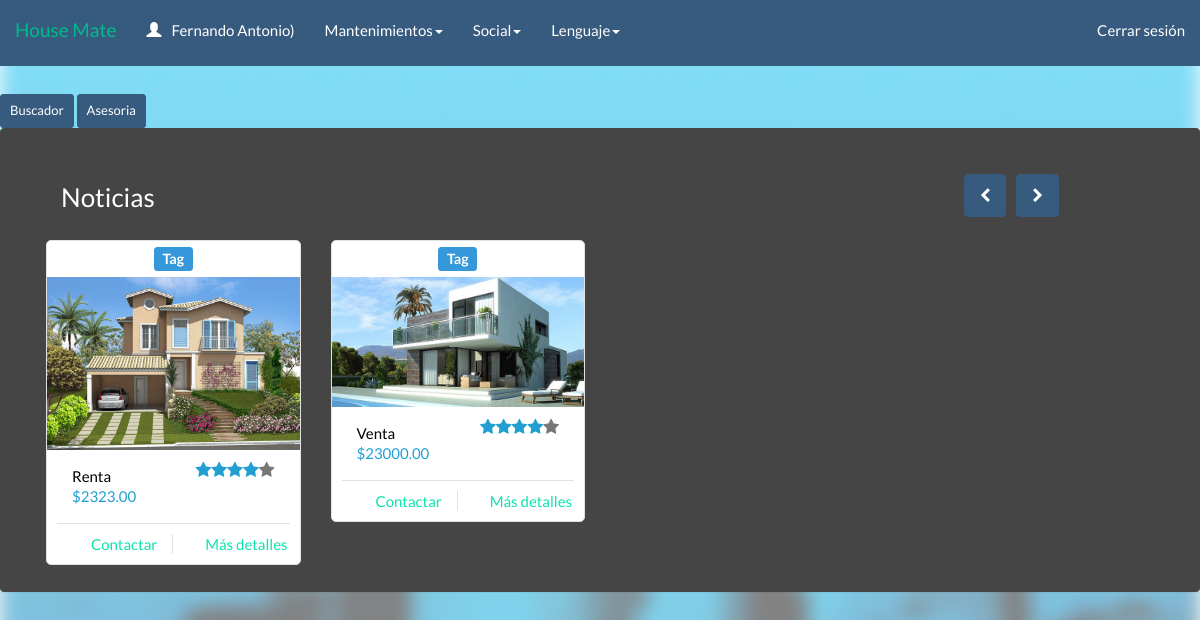
Page /HouseMate2_2/adminhomepage.php (signed in) on the committed database.
### tables this page shows
CREATE TABLE IF NOT EXISTS `inmueble` (
  `IdInmueble` varchar(5) NOT NULL,
  `Dueno` varchar(5) DEFAULT NULL,
  `Direccion` varchar(140) NOT NULL,
  `Descripcion` varchar(140) NOT NULL,
  `VentaRenta` int(1) NOT NULL,
  `Tipopropiedad` int(1) NOT NULL,
  `Precio` varchar(20) NOT NULL,
  `Imagen` varchar(100) NOT NULL,
  `DescDire` text
);

### HouseMate2_2/Call/Lenguaje/Idiomas/langes.php (called while the page is built, shortened)
<?php
$lang = array();
$lang['Need'] = "No tengo cuenta";
$lang['Page_title'] = 'House Mate';
$lang['Cuenta'] = 'Registrarse';
$lang['Acerca'] = 'Acerca de';
$lang['Mision'] = 'Misi&oacute;n';
$lang['Mision1'] = 'Ofrecer a nuestros visitantes y usuarios afiliados un medio de interacción entre vendedores y compradores facilitando la venta y/o renta de inmuebles brindando calidad en los inmuebles, veracidad de información  y seguridad en las transacciones.';
$lang['Vision'] = 'Visi&oacute;n';
$lang['Vision1'] = 'Trascender en el mercado salvadoreño cambiando la forma en que realizamos las transacciones en línea, mediante una plataforma dedicada exclusivamente en la venta y/o renta de inmuebles de cualquier tipo  y a su promoción entre los usuarios de la plataforma y con los visitantes de esta.';
$lang['QueEs'] = '¿Qué es House Mate?';
$lang['QueEs1'] = 'House Mate es una plataforma web que permite la difusión y promoción de inmuebles para su venta y renta entre los usuarios que interactúan dentro de la aplicación web. Para ello los visitantes tienen la opción de registrarse gratuitamente a la plataforma para gozar de nuestros servicios.';
$lang['edit'] = "Editar";
$lang['Institucion'] = 'Mas sobre la institucion';
$lang['Contactenos'] = 'Cont&aacute;ctenos';
$lang['Novedades'] = 'Novedades';
$lang['Iniciar-Sesion'] = 'Iniciar Sesi&oacute;n';
$lang['Correo'] = 'Correo';
$lang['Contra'] = 'Contrase&ntilde;a';
$lang['Crear-Cuenta'] = 'Crear Cuenta';
$lang['Nombre'] = 'Nombre';
$lang['Apellido'] = 'Apellido';
$lang['Fecha-Nac'] = 'Fecha de Nacimiento';
$lang['Confirmar'] = 'Confirmar contraseña';
$lang['Inicio'] = 'Inicio';
$lang['Perfil'] = 'Perfil';
$lang['Mantenimiento'] = 'Mantenimientos';
$lang['Clientes'] = 'Clientes';
$lang['Inmuebles'] = 'Inmuebles';
$lang['Empresa'] = "Empresa";
$lang['EmpresaN'] = "Nueva empresa";
$lang['EmpresaS'] = "Solicitudes de la empresa";
$lang['Social'] = "Social";
$lang['Idioma'] = 'Lenguaje';
$lang['Cerrar-Sesion'] = 'Cerrar Sesi&oacute;n';
$lang['contra'] = "Contraseña";
$lang['Mostrar'] = "Mostrar";
$lang['Crear-Usuario'] = 'Crear usuario';
$lang['Ver-Usuario'] = 'Ver usuarios';
$lang['Modificar-Usuario'] = 'Modificar usuario';
$lang['Eliminar-Usuario'] = 'Eliminar usuario';
$lang['Codigo'] = 'Código';
$lang['Modificar'] = 'Modificar';
$lang['Eliminar'] = 'Eliminar';
$lang['Contra-reset'] = "Reiniciar contraseña";
$lang['Crear-Inmuebles'] = 'Crear Inmuebles';
$lang['Ver-Inmuebles'] = 'Mostrar Inmuebles';
$lang['Modificar-Inmuebles'] = 'Modificar Inmuebles';
$lang['Eliminar-Inmuebles'] = 'Eliminar Inmuebles';
$lang['Eliminares'] = "Eliminar";
$lang['oldp'] = "Contraseña actual";
$lang['newp'] = "Nueva contraseña";
$lang['Offer'] = "Ofertar";
$lang['miembros'] = "Miembros";
$lang['Existe'] = "Usuario erróneo o contraseña incorrecta";
$lang['Usuario'] = "Usuario";
$lang['Usuarios'] = "Usuarios";
$lang['Usuarioname'] = "Nombre de usuario";
$lang['Tipous'] = 'Tipo de usuario';
$lang['Admin'] = "Administrador";
$lang['Cliente'] = 'Cliente';
?>

### HouseMate2_2/Call/housein.php (the view, shortened to what this page needs)
<?php
$quero = "SELECT * FROM inmueble ORDER BY IdInmueble DESC LIMIT 8";
$cs = mysql_query($quero);
$count = 0;
while($row=mysql_fetch_array($cs))
{
	switch($count)
	{
		case 0:
			echo "<div class='item active'><div class='row'>";
		break;
	}
	$var = "";
switch($row['VentaRenta'])
{
	case 1:
	$var = $lang['Renta'];
	break;
	case 2:
	$var = $lang['Venta'];
	break;
}
echo "<div class='col-sm-3'>
		<div class='col-item'>
			<h4 class='text-center'><span class='label label-info'>Tag</span></h4>
				<div class='photo'>
					<img src='".$row['Imagen']."' class='limitante img-responsive' alt='a' />
				</div>
				<div class='info'>
					<div class='row'>
						<div class='price col-md-6'>
							<h5>
								$var</h5>
							<h5 class='price-text-color'>
								$".$row['Precio'].".00</h5>
						</div>
						<div class='rating hidden-sm col-md-6'>
							<i class='price-text-color fa fa-star'></i><i class='price-text-color fa fa-star'>
							</i><i class='price-text-color fa fa-star'></i><i class='price-text-color fa fa-star'>
							</i><i class='fa fa-star'></i>
						</div>
					</div>
					<div class='separator clear-left'>
						<p class='btn-add'>
							<i class='fa fa-shopping-cart'></i><a href='dueno.php?IdUsuario=".$row['Dueno']."' class='hidden-sm'>".$lang['Ca1']."</a></p>
						<p class='btn-details'>
							<i class='fa fa-list'></i><a href='inmueble.php?IdInmueble=".$row['IdInmueble']."&tip=".$_SESSION['tip']."' class='hidden-sm'>".$lang['Ca2']."</a></p>
					</div>
					<div class='clearfix'>
					</div>
				</div>
			</div>
		</div>";
		$count++;
}
?>

### HouseMate2_2/adminhomepage.php (shortened to what this page needs)
<?php
require ("Call/Lenguaje/lenguaje.php");
?>
<head>
   <link href='css/bootstrap.min.css' rel='stylesheet'/>
	<link href='css/appeal.css' rel='stylesheet'/>
    <link href='css/bootstrap.min.css' rel='stylesheet'/>
	<link href='css/intro.css' rel='stylesheet'/>
    <link href='css/estilo.css' rel='stylesheet'/>
	<link href="css/bootstrap-table.css" rel="stylesheet">
</head>
<body id="intro">
<?php
    include("Header/barranav2.php");
?>
<a class="btn btn-sm btn-primary" href="quick.php"><?php echo $lang['quick'] ?></a>
<a class="btn btn-sm btn-primary" href="quick.php">Asesoria</a>
<div class="panel panel-default">
    <div class="panel-heading">
        <div class="panel-body">
                <div class="row">
				<div class="col-md-8">
				 <ol class="breadcrumb bread-primary breadnomargin">
				<li><a><h3><?php echo $lang['noticias'] ?><h3></a></li>
				</ol>
                   </div>
                    <div class="col-md-3">
                        <div class="controls pull-right hidden-xs">
                            <a class="left fa fa-chevron-left btn btn-primary" href="#carousel-example"
                                data-slide="prev"></a><a class="right fa fa-chevron-right btn btn-primary" href="#carousel-example"
                                    data-slide="next"></a>
                        </div>
                    </div>
                </div>
                <div id="carousel-example" class="carousel slide hidden-xs" data-ride="carousel">
                    <div class="carousel-inner">
                    <?php
                    include ('Call/housein.php');
                    ?>
                    </div>
                </div>
        </div>
    </div>
</div>
</div>
</body>

### HouseMate2_2/Header/barranav2.php (shortened to what this page needs)
<link href='css/intro.css' rel='stylesheet'/>
<form method="post" class="comewithme" >
<nav class="navbar navbar-default navbar-fixed-top">
  <div class="container-fluid">
    <div class="navbar-header">
      <a class="navbar-brand" href="adminHomepage.php">House Mate</a>
    </div>
    <?php
require ("Call/Lenguaje/lenguaje.php");
          ?>
    <div class="collapse navbar-collapse" id="bs-example-navbar-collapse-1">
      <ul class="nav navbar-nav">
        <li><a href="perfil_admin.php"><span class='glyphicon glyphicon-user'></span><?php include ('namae.php') ?>) </a></li>
        <li class="dropdown">
          <a href="#" class="dropdown-toggle" data-toggle="dropdown" role="button" aria-expanded="false"><?php echo($lang['Mantenimiento']);?><span class="caret"></span></a>
        </li>
        <li class="dropdown">
        <a href="#" class="dropdown-toggle" data-toggle="dropdown" role="button" aria-expanded="false"><?php echo($lang['Social']);?><span class="caret"></span></a>
        </li>
        <li class="dropdown">
          <a href="#" class="dropdown-toggle" data-toggle="dropdown" role="button" aria-expanded="false"><?php echo($lang['Idioma']);?><span class="caret"></span></a>
        </li>
      </ul>
      <ul class="nav navbar-nav navbar-right">
        <li><a href="#openModal2"><?php echo($lang['Cerrar-Sesion']);?></a></li>
      </ul>
    </div>
  </div>
</nav>
 </form>
 <br>
 <br>
 <br>

### HouseMate2_2/namae.php
<?php
echo $_SESSION['user'];
?>

### HouseMate2_2/css/appeal.css (style rules this page uses)
.col-item { border: 1px solid #E1E1E1; border-radius: 5px; background: #FFF; }
.col-item .photo img { margin: 0 auto; width: 100%; }
.col-item .info { padding: 10px; border-radius: 0 0 5px 5px; margin-top: 1px; }
.col-item .price { float: left; margin-top: 5px; }
.col-item .price h5 { line-height: 20px; margin: 0; }
.col-item .price h5:first-child { color:black; }
.price-text-color { color: #219FD1; }
.col-item .info .rating { color: #777; }
.col-item .rating { float: left; font-size: 17px; text-align: right; line-height: 52px; margin-bottom: 10px; height: 52px; }
.col-item .separator { border-top: 1px solid #E1E1E1; }
.clear-left { clear: left; }
.col-item .separator p { line-height: 20px; margin-bottom: 0; margin-top: 10px; text-align: center; }
.col-item .separator p i { margin-right: 5px; }
.col-item .btn-add { width: 50%; float: left; }
.col-item .btn-add { border-right: 1px solid #E1E1E1; }
.col-item .btn-details { width: 50%; float: left; padding-left: 10px; }
.controls { margin-top: 20px; }
[data-slide="prev"] { margin-right: 10px; }

### HouseMate2_2/css/intro.css (style rules this page uses)
#intro { font-family: "Lato","Helvetica Neue",Helvetica,Arial,sans-serif; font-size: 15px; line-height: 1.42857143; height: 100%; }
#intro:before { position:fixed; z-index: -1; background: url(http://www.permanenttrust.co.za/wp-content/uploads/2014/08/property-news-img3.jpg) no-repeat; background-size: cover; }

### HouseMate2_2/css/estilo.css (style rules this page uses)
body { padding-top:30px; }
.glyphicon { margin-bottom: 10px;margin-right: 10px; }
form { width: 70%; height: auto; }

### rows in the picture
inmueble: Imagen (picture), var "Renta", Precio "2323"
inmueble: Imagen (picture), var "Venta", Precio "23000"

### other values in the picture
$_SESSION['user'] "Fernando Antonio"
$lang['Mantenimiento'] "Mantenimientos"
$lang['Social'] "Social"
$lang['Idioma'] "Lenguaje"
$lang['Cerrar-Sesion'] "Cerrar sesión"
$lang['quick'] "Buscador"
$lang['noticias'] "Noticias"
